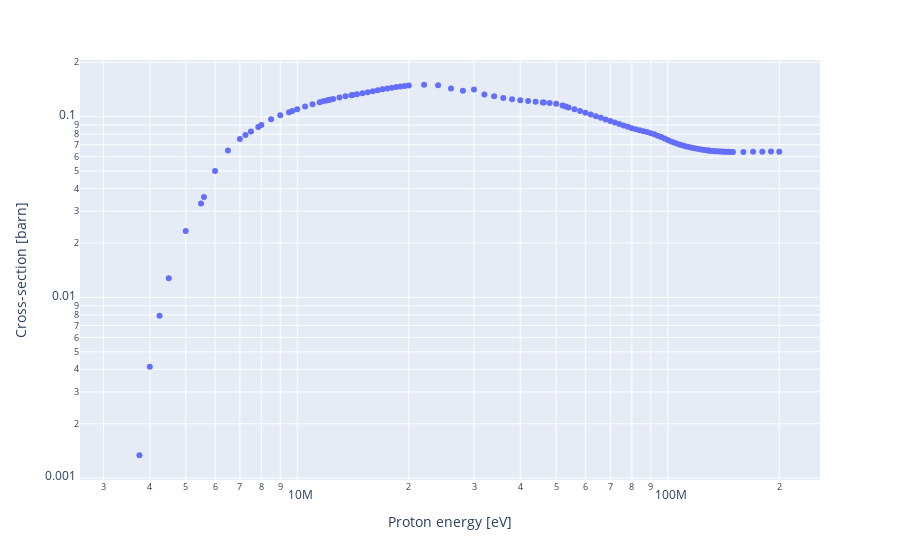

Notebook cell for this chart:
### Code cell
import ENDF6
import plotly.express as px
path = "C:\\Cross-Section-Data\\jendl5-p\\p_001-H-002.dat"
f = open(path)
lines = f.readlines()
sec = ENDF6.find_section(lines, MF=3, MT=28)  # total cross-section
x, y = ENDF6.read_table(sec)
px.scatter(x=x, y=y, labels = {'x':"Proton energy [eV]", 'y' : "Cross-section [barn]"},
log_x = True, log_y = True)
